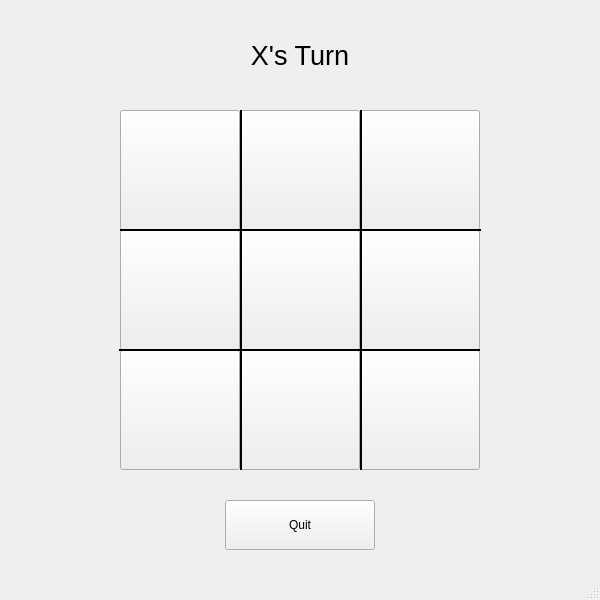
<?xml version="1.0" encoding="UTF-8"?>
<ui version="4.0">
 <class>GameWindow</class>
 <widget class="QMainWindow" name="GameWindow">
  <property name="geometry">
   <rect>
    <x>0</x>
    <y>0</y>
    <width>600</width>
    <height>600</height>
   </rect>
  </property>
  <property name="windowTitle">
   <string>MainWindow</string>
  </property>
  <widget class="QWidget" name="centralwidget">
   <widget class="QLabel" name="mainLabel">
    <property name="geometry">
     <rect>
      <x>150</x>
      <y>30</y>
      <width>300</width>
      <height>50</height>
     </rect>
    </property>
    <property name="font">
     <font>
      <pointsize>20</pointsize>
     </font>
    </property>
    <property name="text">
     <string>X's Turn</string>
    </property>
    <property name="alignment">
     <set>Qt::AlignCenter</set>
    </property>
   </widget>
   <widget class="QPushButton" name="box1">
    <property name="geometry">
     <rect>
      <x>120</x>
      <y>110</y>
      <width>120</width>
      <height>120</height>
     </rect>
    </property>
    <property name="cursor">
     <cursorShape>PointingHandCursor</cursorShape>
    </property>
    <property name="mouseTracking">
     <bool>false</bool>
    </property>
    <property name="text">
     <string/>
    </property>
   </widget>
   <widget class="QPushButton" name="box4">
    <property name="geometry">
     <rect>
      <x>120</x>
      <y>230</y>
      <width>120</width>
      <height>120</height>
     </rect>
    </property>
    <property name="cursor">
     <cursorShape>PointingHandCursor</cursorShape>
    </property>
    <property name="text">
     <string/>
    </property>
   </widget>
   <widget class="QPushButton" name="box7">
    <property name="geometry">
     <rect>
      <x>120</x>
      <y>350</y>
      <width>120</width>
      <height>120</height>
     </rect>
    </property>
    <property name="cursor">
     <cursorShape>PointingHandCursor</cursorShape>
    </property>
    <property name="text">
     <string/>
    </property>
   </widget>
   <widget class="QPushButton" name="box5">
    <property name="geometry">
     <rect>
      <x>240</x>
      <y>230</y>
      <width>120</width>
      <height>120</height>
     </rect>
    </property>
    <property name="cursor">
     <cursorShape>PointingHandCursor</cursorShape>
    </property>
    <property name="text">
     <string/>
    </property>
   </widget>
   <widget class="QPushButton" name="box2">
    <property name="geometry">
     <rect>
      <x>240</x>
      <y>110</y>
      <width>120</width>
      <height>120</height>
     </rect>
    </property>
    <property name="cursor">
     <cursorShape>PointingHandCursor</cursorShape>
    </property>
    <property name="text">
     <string/>
    </property>
   </widget>
   <widget class="QPushButton" name="box8">
    <property name="geometry">
     <rect>
      <x>240</x>
      <y>350</y>
      <width>120</width>
      <height>120</height>
     </rect>
    </property>
    <property name="cursor">
     <cursorShape>PointingHandCursor</cursorShape>
    </property>
    <property name="text">
     <string/>
    </property>
   </widget>
   <widget class="QPushButton" name="box9">
    <property name="geometry">
     <rect>
      <x>360</x>
      <y>350</y>
      <width>120</width>
      <height>120</height>
     </rect>
    </property>
    <property name="cursor">
     <cursorShape>PointingHandCursor</cursorShape>
    </property>
    <property name="text">
     <string/>
    </property>
   </widget>
   <widget class="QPushButton" name="box6">
    <property name="geometry">
     <rect>
      <x>360</x>
      <y>230</y>
      <width>120</width>
      <height>120</height>
     </rect>
    </property>
    <property name="cursor">
     <cursorShape>PointingHandCursor</cursorShape>
    </property>
    <property name="text">
     <string/>
    </property>
   </widget>
   <widget class="QPushButton" name="box3">
    <property name="geometry">
     <rect>
      <x>360</x>
      <y>110</y>
      <width>120</width>
      <height>120</height>
     </rect>
    </property>
    <property name="cursor">
     <cursorShape>PointingHandCursor</cursorShape>
    </property>
    <property name="text">
     <string/>
    </property>
   </widget>
   <widget class="Line" name="line">
    <property name="geometry">
     <rect>
      <x>120</x>
      <y>220</y>
      <width>361</width>
      <height>20</height>
     </rect>
    </property>
    <property name="frameShadow">
     <enum>QFrame::Plain</enum>
    </property>
    <property name="lineWidth">
     <number>2</number>
    </property>
    <property name="orientation">
     <enum>Qt::Horizontal</enum>
    </property>
   </widget>
   <widget class="Line" name="line_2">
    <property name="geometry">
     <rect>
      <x>119</x>
      <y>340</y>
      <width>361</width>
      <height>20</height>
     </rect>
    </property>
    <property name="frameShadow">
     <enum>QFrame::Plain</enum>
    </property>
    <property name="lineWidth">
     <number>2</number>
    </property>
    <property name="orientation">
     <enum>Qt::Horizontal</enum>
    </property>
   </widget>
   <widget class="Line" name="line_3">
    <property name="geometry">
     <rect>
      <x>240</x>
      <y>110</y>
      <width>3</width>
      <height>360</height>
     </rect>
    </property>
    <property name="frameShadow">
     <enum>QFrame::Plain</enum>
    </property>
    <property name="lineWidth">
     <number>2</number>
    </property>
    <property name="orientation">
     <enum>Qt::Vertical</enum>
    </property>
   </widget>
   <widget class="Line" name="line_4">
    <property name="geometry">
     <rect>
      <x>360</x>
      <y>110</y>
      <width>3</width>
      <height>360</height>
     </rect>
    </property>
    <property name="frameShadow">
     <enum>QFrame::Plain</enum>
    </property>
    <property name="lineWidth">
     <number>2</number>
    </property>
    <property name="orientation">
     <enum>Qt::Vertical</enum>
    </property>
   </widget>
   <widget class="QPushButton" name="quitButton">
    <property name="geometry">
     <rect>
      <x>225</x>
      <y>500</y>
      <width>150</width>
      <height>50</height>
     </rect>
    </property>
    <property name="cursor">
     <cursorShape>PointingHandCursor</cursorShape>
    </property>
    <property name="text">
     <string>Quit</string>
    </property>
   </widget>
  </widget>
  <widget class="QMenuBar" name="menubar">
   <property name="geometry">
    <rect>
     <x>0</x>
     <y>0</y>
     <width>600</width>
     <height>20</height>
    </rect>
   </property>
  </widget>
  <widget class="QStatusBar" name="statusbar"/>
 </widget>
 <resources/>
 <connections/>
</ui>
